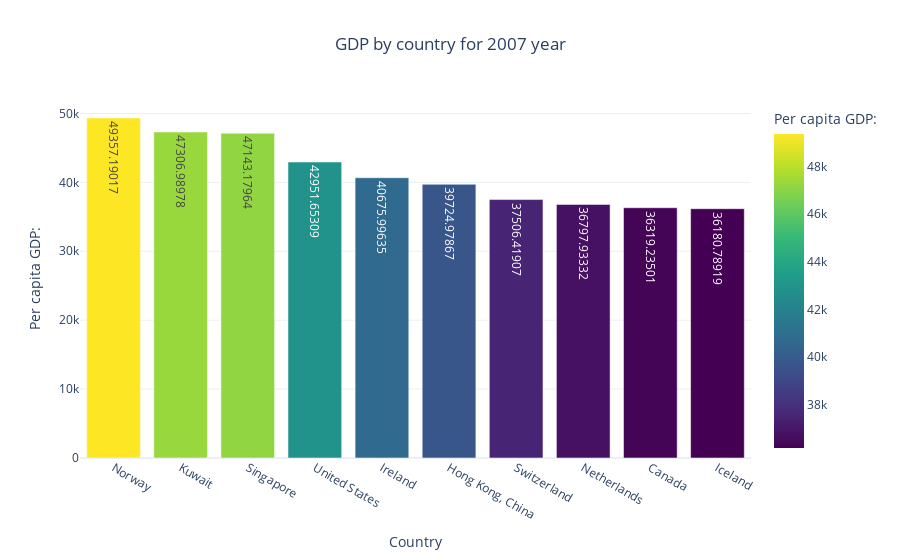

Here is the notebook cell this chart was saved with:
### Code cell
fig = px.bar(top_10_countries, x='country', y='gdpPercap',
             title='GDP by country for 2007 year',
             labels={'country': 'Country', 'gdpPercap': 'Per capita GDP:'},
             color='gdpPercap',
             color_continuous_scale='Viridis',
             text='gdpPercap',
             template='plotly_white'
            )
fig.update_layout(title_x=0.5) # Center title
fig.show()

### Figure 1 — Plotly figure (JSON) as saved in the notebook; plotly's stock layout.template omitted (floating-point values rounded to 4 significant figures)
{"data": [{"alignmentgroup": "True", "hovertemplate": "Country=%{x}<br>Per capita GDP:=%{marker.color}<extra></extra>", "legendgroup": "", "marker": {"color": [49360.0, 47310.0, 47140.0, 42950.0, 40680.0, 39720.0, 37510.0, 36800.0, 36320.0, 36180.0], "coloraxis": "coloraxis", "pattern": {"shape": ""}}, "name": "", "offsetgroup": "", "orientation": "v", "showlegend": false, "text": [49360.0, 47310.0, 47140.0, 42950.0, 40680.0, 39720.0, 37510.0, 36800.0, 36320.0, 36180.0], "textposition": "auto", "x": ["Norway", "Kuwait", "Singapore", "United States", "Ireland", "Hong Kong, China", "Switzerland", "Netherlands", "Canada", "Iceland"], "xaxis": "x", "y": [49360.0, 47310.0, 47140.0, 42950.0, 40680.0, 39720.0, 37510.0, 36800.0, 36320.0, 36180.0], "yaxis": "y", "type": "bar"}], "layout": {"xaxis": {"anchor": "y", "domain": [0.0, 1.0], "title": {"text": "Country"}}, "yaxis": {"anchor": "x", "domain": [0.0, 1.0], "title": {"text": "Per capita GDP:"}}, "coloraxis": {"colorbar": {"title": {"text": "Per capita GDP:"}}, "colorscale": [[0.0, "#440154"], [0.1111, "#482878"], [0.2222, "#3e4989"], [0.3333, "#31688e"], [0.4444, "#26828e"], [0.5556, "#1f9e89"], [0.6667, "#35b779"], [0.7778, "#6ece58"], [0.8889, "#b5de2b"], [1.0, "#fde725"]]}, "legend": {"tracegroupgap": 0}, "title": {"text": "GDP by country for 2007 year", "x": 0.5}, "barmode": "relative"}}
